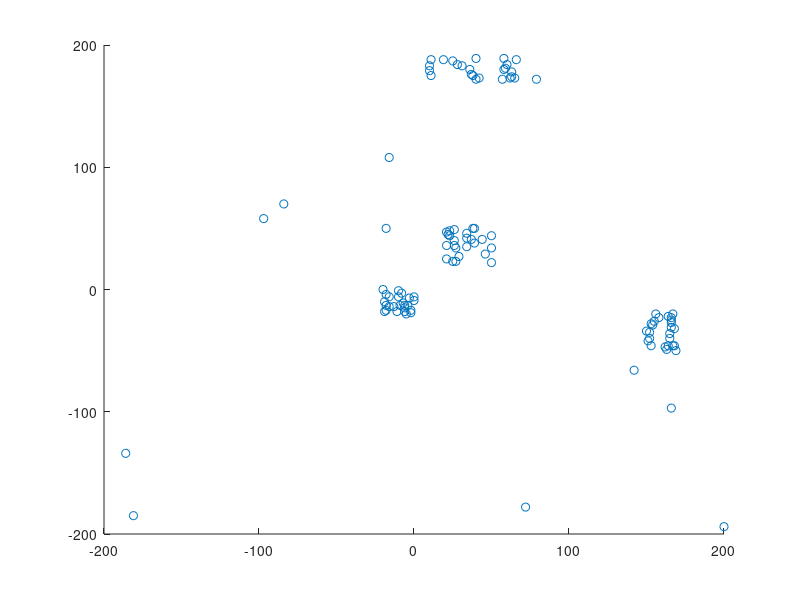

The MATLAB source for this figure: (Note: this script raises an error after producing the figure.)
o = ones(10,2);
b = randi([-200, 200], 10,2) .* o;
o2 = ones(25,2);
b = [b; randi([20,50], 25,2).*o2];
b = [b; randi([-20,0], 25,2).*o2];
l = randi([150,170],25,1);
p = randi([-50, -20], 25,1);
d = [l,p];
b = [b; d.*o2];

l = randi([10,80],25,1);
p = randi([170, 190], 25,1);
d = [l,p];
b = [b; d.*o2];
scatter(b(:,1), b(:,2));

dlmwrite('myFile.txt',b,'delimiter','\t')

d = importdata('seeds_dataset.txt');
dlmwrite('seeds.txt',d(:,3:4),'delimiter','\t')
figure();
scatter(d(:,3), d(:,4));
x = d(:,3);
y = d(:,4);
max = 0;

for i = 1:size(x,1)
    for j=i+1:size(x,1)
        s = (x(i,1) - x(j,1))^2 + (y(i,1) - y(j,1))^2;
        if(s>max)
            max = s;
        end
    end
end
        
